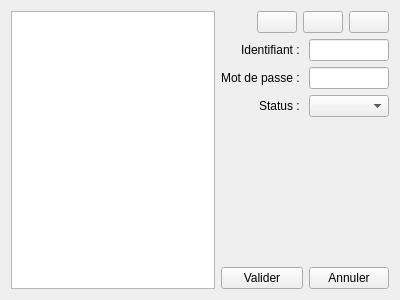
<?xml version="1.0" encoding="UTF-8"?>
<ui version="4.0">
 <class>UtilissWindow</class>
 <widget class="QWidget" name="UtilissWindow">
  <property name="geometry">
   <rect>
    <x>0</x>
    <y>0</y>
    <width>400</width>
    <height>300</height>
   </rect>
  </property>
  <property name="windowTitle">
   <string>Kirk Project - Gestion des Utilisateurs</string>
  </property>
  <property name="windowIcon">
   <iconset resource="../res.qrc">
    <normaloff>:/files/Ressources/KirkProject.png</normaloff>:/files/Ressources/KirkProject.png</iconset>
  </property>
  <layout class="QGridLayout" name="gridLayout_3">
   <item row="0" column="0" rowspan="7">
    <widget class="QListWidget" name="listWidget"/>
   </item>
   <item row="0" column="1" colspan="2">
    <layout class="QHBoxLayout" name="horizontalLayout">
     <item>
      <spacer name="horizontalSpacer">
       <property name="orientation">
        <enum>Qt::Horizontal</enum>
       </property>
       <property name="sizeHint" stdset="0">
        <size>
         <width>40</width>
         <height>20</height>
        </size>
       </property>
      </spacer>
     </item>
     <item>
      <widget class="QPushButton" name="pbAjouter">
       <property name="text">
        <string/>
       </property>
      </widget>
     </item>
     <item>
      <widget class="QPushButton" name="pbEnregistrer">
       <property name="text">
        <string/>
       </property>
      </widget>
     </item>
     <item>
      <widget class="QPushButton" name="pbSupprimer">
       <property name="text">
        <string/>
       </property>
      </widget>
     </item>
    </layout>
   </item>
   <item row="1" column="1">
    <widget class="QLabel" name="lbID">
     <property name="text">
      <string>Identifiant : </string>
     </property>
     <property name="alignment">
      <set>Qt::AlignRight|Qt::AlignTrailing|Qt::AlignVCenter</set>
     </property>
    </widget>
   </item>
   <item row="1" column="2">
    <widget class="QLineEdit" name="le_ID"/>
   </item>
   <item row="2" column="1">
    <widget class="QLabel" name="lbMDP">
     <property name="text">
      <string>Mot de passe : </string>
     </property>
     <property name="alignment">
      <set>Qt::AlignRight|Qt::AlignTrailing|Qt::AlignVCenter</set>
     </property>
    </widget>
   </item>
   <item row="2" column="2">
    <widget class="QLineEdit" name="le_MDP"/>
   </item>
   <item row="3" column="1">
    <widget class="QLabel" name="lbStatus">
     <property name="text">
      <string>Status : </string>
     </property>
     <property name="alignment">
      <set>Qt::AlignRight|Qt::AlignTrailing|Qt::AlignVCenter</set>
     </property>
    </widget>
   </item>
   <item row="3" column="2">
    <widget class="QComboBox" name="coStatus">
     <property name="currentIndex">
      <number>-1</number>
     </property>
    </widget>
   </item>
   <item row="4" column="1" colspan="2">
    <widget class="QLabel" name="lb_infos">
     <property name="text">
      <string/>
     </property>
    </widget>
   </item>
   <item row="5" column="1" colspan="2">
    <spacer name="verticalSpacer">
     <property name="orientation">
      <enum>Qt::Vertical</enum>
     </property>
     <property name="sizeHint" stdset="0">
      <size>
       <width>20</width>
       <height>40</height>
      </size>
     </property>
    </spacer>
   </item>
   <item row="6" column="1">
    <widget class="QPushButton" name="pb_Valider">
     <property name="text">
      <string>Valider</string>
     </property>
    </widget>
   </item>
   <item row="6" column="2">
    <widget class="QPushButton" name="pbAnnuler">
     <property name="text">
      <string>Annuler</string>
     </property>
    </widget>
   </item>
  </layout>
 </widget>
 <resources>
  <include location="../res.qrc"/>
 </resources>
 <connections/>
</ui>
